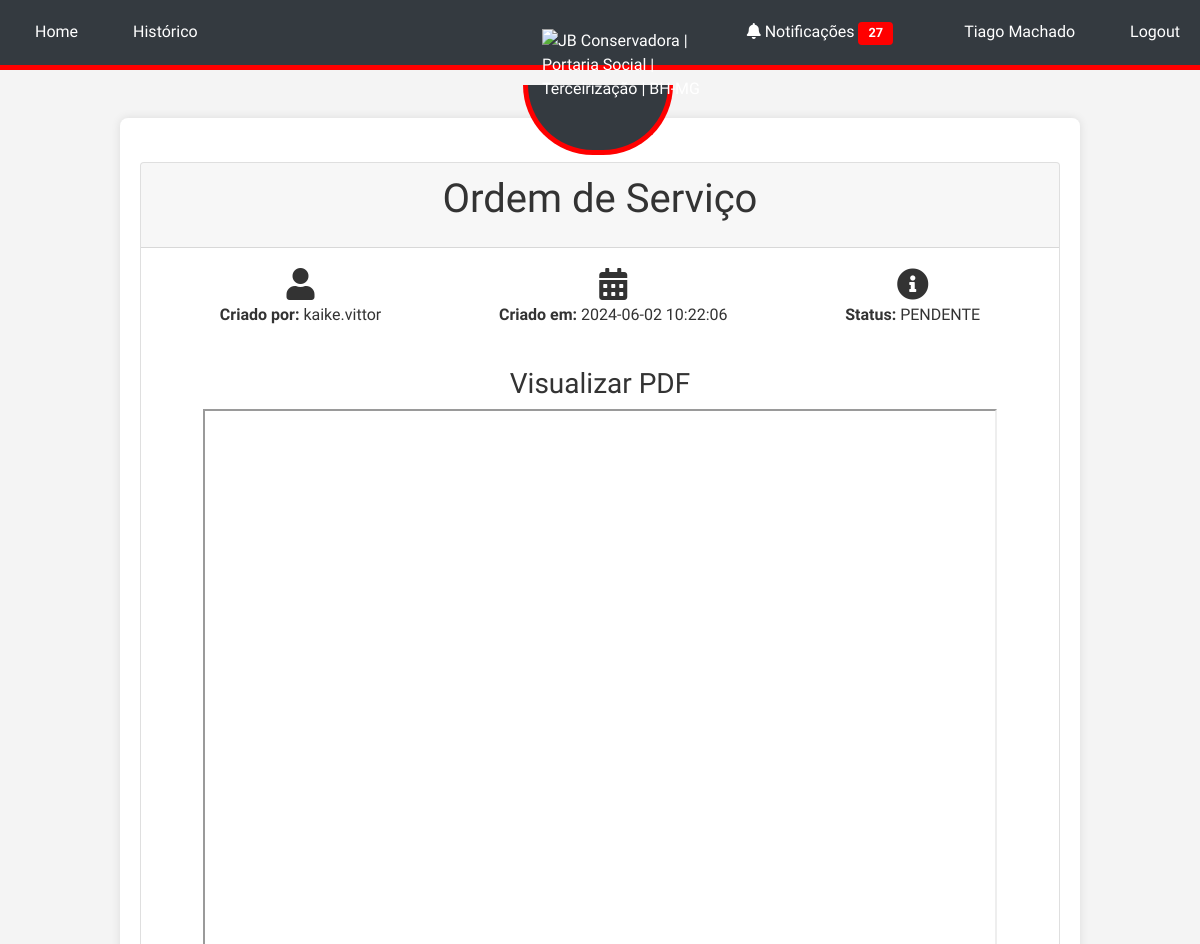
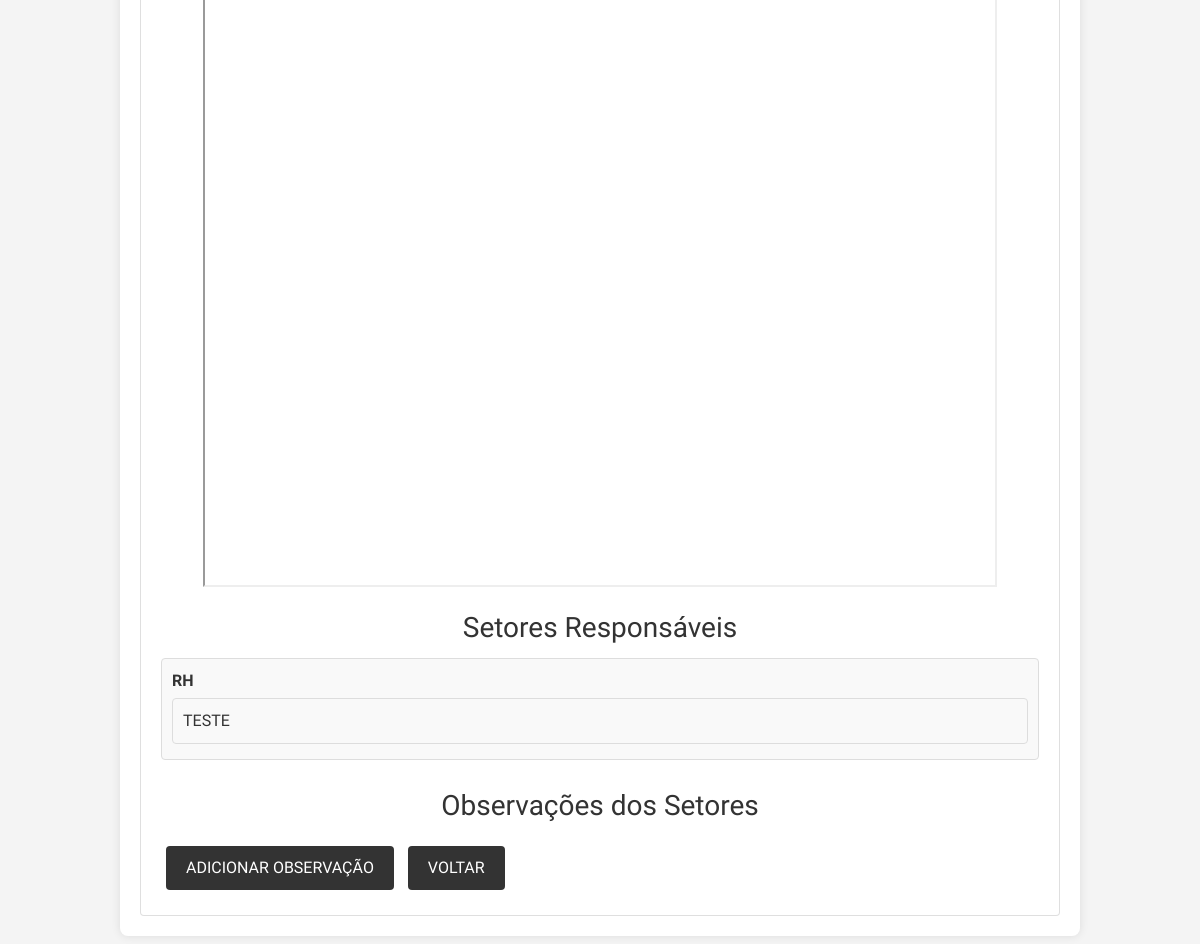
The app's page /view/146 (signed in) with its own data (2 pictures, top to bottom).
### tables this page shows
CREATE TABLE users (
            id INTEGER PRIMARY KEY AUTOINCREMENT,
            username TEXT NOT NULL UNIQUE,
            password TEXT NOT NULL,
            email TEXT NOT NULL UNIQUE,
            phone TEXT NOT NULL,
            sector TEXT NOT NULL
        );

CREATE TABLE os (
            id INTEGER PRIMARY KEY AUTOINCREMENT,
            file_path TEXT NOT NULL,
            created_at TEXT NOT NULL,
            name TEXT,
            creator_id INTEGER, ultima_notificacao TEXT, status TEXT DEFAULT "PENDENTE",
            FOREIGN KEY(creator_id) REFERENCES users(id)
        );

CREATE TABLE sector (
            id INTEGER PRIMARY KEY AUTOINCREMENT,
            name TEXT NOT NULL,
            viewed INTEGER NOT NULL DEFAULT 0,
            viewed_at TEXT,
            os_id INTEGER, accepted_by TEXT, accepted_at TEXT, user_id INTEGER, status TEXT,
            FOREIGN KEY(os_id) REFERENCES "os_old"(id)
        );

### app.py (the view)
    @app.route('/view/<int:os_id>', methods=['GET', 'POST'])
    @login_required
    def view_os(os_id):
        conn = sqlite3.connect('site.db')
        conn.row_factory = sqlite3.Row
        c = conn.cursor()
        c.execute('SELECT * FROM os WHERE id = ?', (os_id,))
        order = c.fetchone()
        if not order:
            flash('Ordem de serviço não encontrada.')
            return redirect(url_for('index'))
        c.execute('SELECT DISTINCT name FROM sector WHERE os_id = ?', (os_id,))
        sectors = c.fetchall()
        sector_data = []
        for sector in sectors:
            c.execute('''
                SELECT users.username, sector.viewed, sector.accepted_at, users.id AS user_id, sector.id AS sector_id
                FROM users
                JOIN sector ON users.id = sector.user_id
                WHERE sector.os_id = ? AND sector.name = ?
            ''', (os_id, sector['name']))
            users = c.fetchall()
            sector_data.append({
                'name': sector['name'],
                'users': [{'username': user['username'], 'viewed': user['viewed'], 'accepted_at': user['accepted_at'], 'user_id': user['user_id'], 'sector_id': user['sector_id']} for user in users]
            })
        c.execute('SELECT id, username FROM users WHERE id = ?', (order['creator_id'],))
        creator = c.fetchone()
        c.execute('SELECT id, os_id, sector, observation, responsible, created_at FROM observations WHERE os_id = ?', (os_id,))
        observations = c.fetchall()
        conn.close()
        return render_template('view_os.html', order=dict(order), sectors=sector_data, creator=dict(creator), observations=[dict(observation) for observation in observations], is_creator=current_user.id == order['creator_id'])

### templates/view_os.html (shortened to what this page needs)
{% extends "base.html" %}
{% block content %}
  <div class="card mt-4">
    <div class="card-header">
      <h1 class="card-title">Ordem de Serviço</h1>
    </div>
    <div class="card-body">
      <div class="d-flex justify-content-around mb-3">
        <div class="text-center">
          <i class="fas fa-user fa-2x"></i>
          <p><strong>Criado por:</strong> {{ creator['username'] }}</p>
        </div>
        <div class="text-center">
          <i class="fas fa-calendar-alt fa-2x"></i>
          <p><strong>Criado em:</strong> {{ order['created_at'] }}</p>
        </div>
        <div class="text-center">
          <i class="fas fa-info-circle fa-2x"></i>
          <p><strong>Status:</strong> {{ order['status'] }}</p>
        </div>
      </div>
      <h3 class="mt-4">Visualizar PDF</h3>
      <div class="d-flex justify-content-center">
        <iframe src="{{ url_for('uploaded_file', filename=order['file_path']) }}" style="width: 210mm; height: 297mm;"></iframe>
      </div>
      <h3 class="mt-4">Setores Responsáveis</h3>
      <ul class="list-group">
        {% for sector in sectors %}
          <li class="list-group-item">
            <strong>{{ sector.name }}</strong>
            <ul class="list-group">
              {% for user in sector.users %}
                <li class="list-group-item">
                  {{ user.username }}
                </li>
              {% endfor %}
            </ul>
          </li>
        {% endfor %}
      </ul>
      <h3 class="mt-4">Observações dos Setores</h3>
      <button type="button" class="btn btn-info mt-3" data-toggle="modal" data-target="#addObservationModal">Adicionar Observação</button>
      <a href="{{ url_for('index') }}" class="btn btn-secondary mt-3">Voltar</a>
    </div>
  </div>
{% endblock %}

### templates/base.html (shortened to what this page needs)
<!DOCTYPE html>
<html lang="en">
<head>
    <link rel="stylesheet" href="https://stackpath.bootstrapcdn.com/bootstrap/4.5.2/css/bootstrap.min.css">
    <link rel="stylesheet" href="{{ url_for('static', filename='style.css') }}">
    <link rel="stylesheet" href="https://cdnjs.cloudflare.com/ajax/libs/font-awesome/5.15.3/css/all.min.css">
</head>
<body>
    {% if request.endpoint != 'login' %}
    <div class="navbar">
        <div class="navbar-left">
            <a href="{{ url_for('index') }}" class="menu-item">Home</a>
            {% if current_user.is_authenticated %}
                <a href="{{ url_for('history') }}" class="menu-item">Histórico</a>
            {% else %}
                <a href="{{ url_for('login') }}" class="menu-item">Login</a>
            {% endif %}
        </div>
        <div class="logo-container">
            <img src="https://jbconservadora.com.br/wp-content/uploads/2020/09/logo-final-jb.png" alt="JB Conservadora | Portaria Social | Terceirização | BH-MG" class="logo">
        </div>
        <div class="navbar-right">
            {% if current_user.is_authenticated %}
                <a href="{{ url_for('notifications') }}" class="menu-item mr-3">
                    <i class="fas fa-bell"></i> Notificações
                    {% if g.unread_notifications_count > 0 %}
                        <span class="badge badge-danger">{{ g.unread_notifications_count }}</span>
                    {% endif %}
                </a>
                <a class="menu-item">{{ current_user.username }}</a>
                <a href="{{ url_for('logout') }}" class="menu-item">Logout</a>
            {% endif %}
        </div>
    </div>
    {% endif %}
    <div class="container mt-5">
        {% block content %}{% endblock %}
    </div>
</body>
</html>

### static/style.css (style rules this page uses)
body { font-family: 'Roboto', sans-serif; background-color: #f4f4f4; margin: 0; padding: 0; padding-top: 70px; display: flex; flex-direction: column; align-items: center; justify-content: flex-start; min-height: 100vh; color: #333; }
.container { width: 80%; max-width: 1200px; margin: 20px auto; padding: 20px; background: #fff; box-shadow: 0 0 10px rgba(0, 0, 0, 0.1); border-radius: 8px; }
.navbar { width: 100%; background-color: #333; padding: 10px; display: flex; justify-content: space-between; align-items: center; border-bottom: 5px solid red; position: fixed; top: 0; z-index: 1000; }
.navbar a { color: white; padding: 10px 20px; text-decoration: none; }
h1, h3 { color: #333; text-align: center; }
button, .btn { background-color: #333; color: white; border: none; padding: 10px 20px; margin: 5px; cursor: pointer; border-radius: 4px; text-transform: uppercase; }
.list-group { list-style: none; padding: 0; }
.list-group-item { padding: 10px; margin: 5px 0; background-color: #f9f9f9; border: 1px solid #ddd; border-radius: 4px; }
.badge { padding: 5px 10px; border-radius: 4px; font-size: 0.8em; }
.badge-danger { background-color: red; color: white; }

### templates/base.html (style rules this page uses)
.navbar { position: fixed; top: 0; width: 100%; background-color: #343a40; color: #ffffff; z-index: 1000; padding: 10px 0; }
.navbar .navbar-left, .navbar .navbar-right { display: flex; align-items: center; }
.navbar .navbar-left { flex: 1; justify-content: flex-start; }
.navbar .navbar-right { flex: 1; justify-content: flex-end; }
.navbar .menu-item { margin-left: 15px; color: #ffffff; text-decoration: none; }
.logo-container { position: absolute; top: 100%; left: 52%; transform: translate(-50%, -50%); width: 180px; height: auto; }
.logo-container::before { content: ''; position: absolute; width: 150px; height: 70px; border: 5px solid red; border-top: none; border-bottom-left-radius: 75px; border-bottom-right-radius: 75px; top: 56px; left: -6%; background-color: #343a40; z-index: -1; }
.logo { position: relative; left: 8px; width: 60%; }
.container { margin-top: 70px; }
body { font-family: 'Comfortaa', sans-serif; }

### records on screen
users: username "Tiago Machado"
users: username "kaike.vittor"
os: created_at "2024-06-02 10:22:06", status "PENDENTE"
sector: username "TESTE"

### other values on screen
{{ g.unread_notifications_count }} "27"
{{ sector.name }} "RH"
